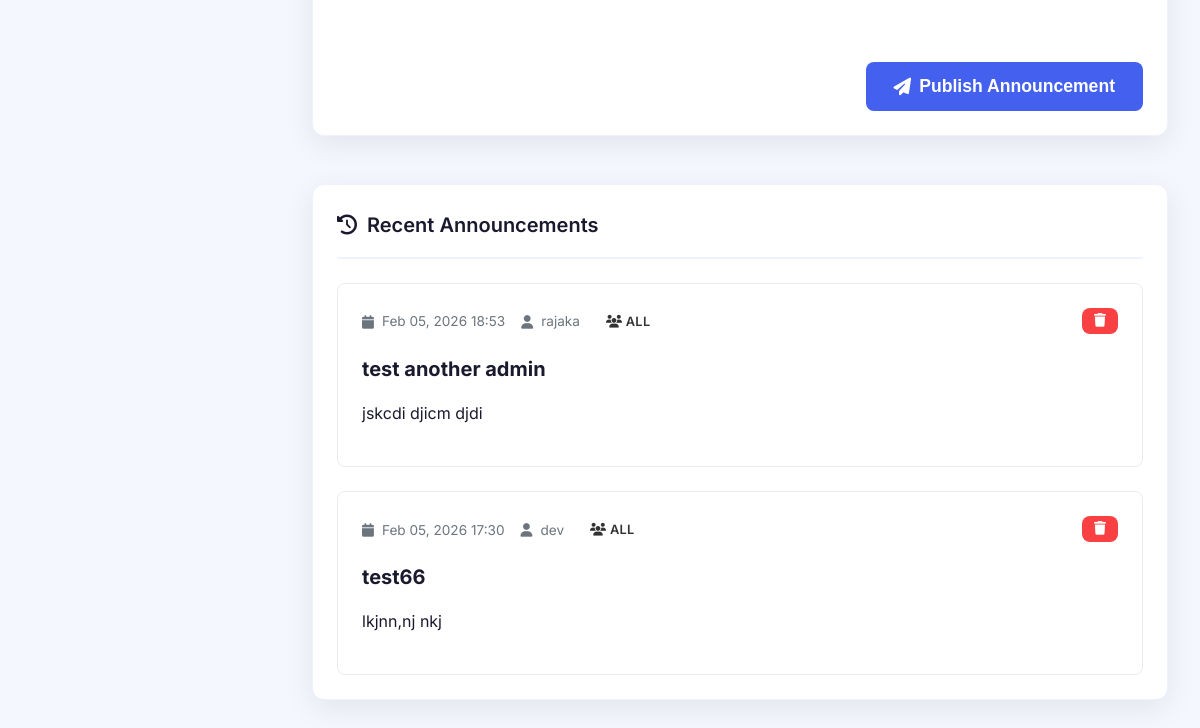
/dashboard/admin/post_annousment/ (signed in, lower part), run on an earlier commit of the app's database.
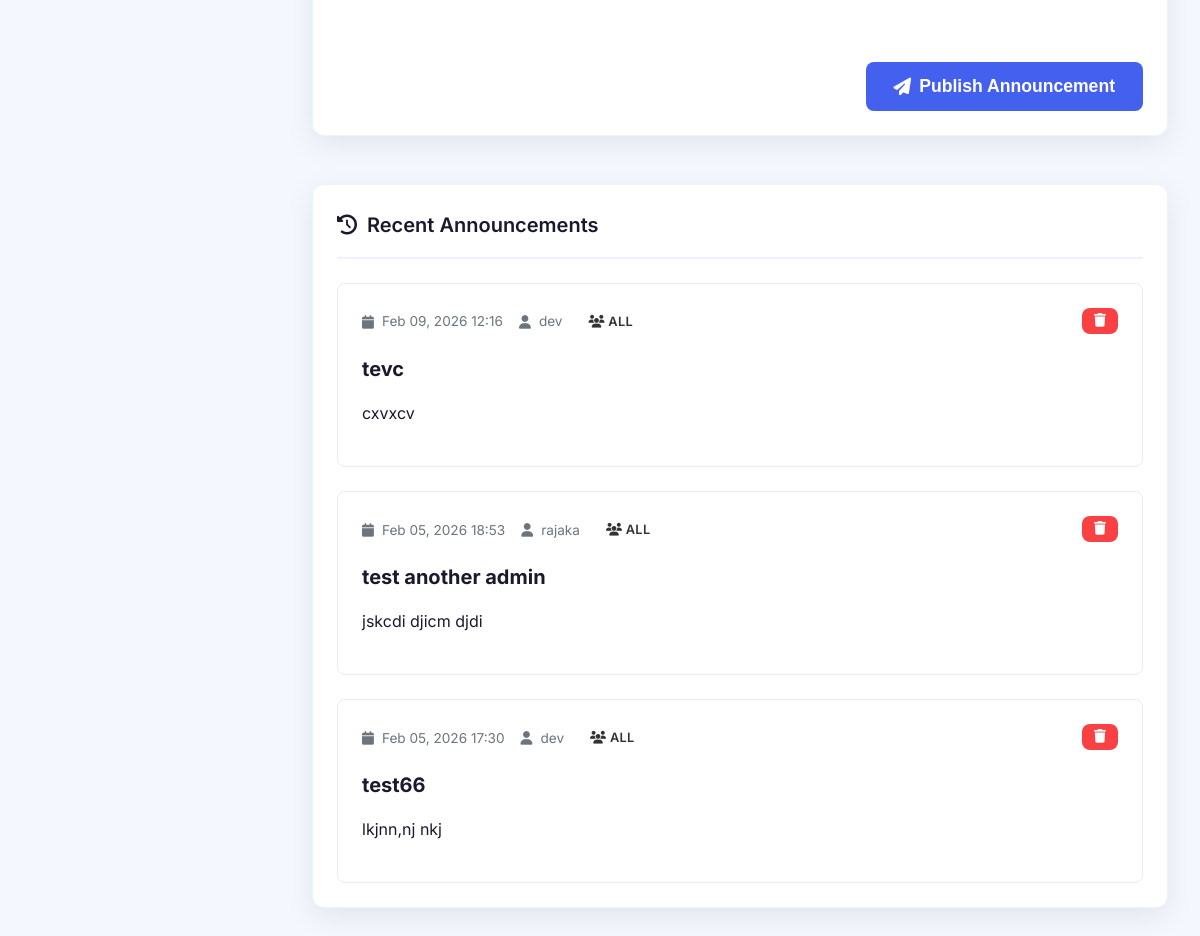
And on a later commit of the database.
### dashboard/models.py (models this page shows, shortened)
class Announcement(models.Model):
    title = models.CharField(max_length=50)
    announcement = models.TextField(max_length=500)
    target_audience_rule = models.JSONField(null=True)
    created_by = models.ForeignKey(User,on_delete=models.CASCADE)
    created_at = models.DateTimeField(auto_now_add=True,db_index=True)
    class Meta:
        ordering = ['-created_at']
    def get_target_display(self)->str:
        if self.target_audience_rule['audience_type'] == 'all':
            return self.target_audience_rule['audience_type']

### Users/models.py (models this page shows)
class User(AbstractUser):
    class Roles(models.TextChoices):
        STUDENT = "student"
        STAFF = "staff"
        ADMIN = "admin"
    role = models.CharField(max_length=20, choices=Roles.choices, default='student')
    last_activity = models.DateTimeField(blank=True, null=True)
    objects = UserManager()
    def __str__(self):
        return super().__str__()

### dashboard/annosments.py (the view, shortened to what this page needs)
# urls.py: path('admin/post_annousment/',annosments.post_annousment,name='post_annousment'),
@login_required(login_url='Users:login')
def post_annousment(request):
    context = {}
    if request.user.is_staff == 0:
        return redirect('dashboard:route')
    if request.user.role == 'staff':
        context['faculties'] = [Staff.objects.get(username=request.user).faculty_name]
    else:
        context['faculties']=Faculty.objects.all()
    context['announcements'] = Announcement.objects.all()
    context['user'] = request.user
    return render(request,'dashboard/admin/anousment.html',context)

### config/config.py (called while the page is built)
def sync_setting():
    global _settings_cache, _last_update
    from .models import SystemSettings
    last_update = SystemSettings.objects.filter(pk=1).values_list("last_update", flat=True).first()
    if not last_update:
        load_settings()
        return
    if last_update == _last_update:
        return
    row = _get_row()
    with _lock:
        _settings_cache = dict(row.settings or {})
        _last_update = row.last_update

def get_setting(key: str):
    if not _settings_cache:
        load_settings()
    if key in _settings_cache:
        return _settings_cache[key]
    if key in SETTINGS_SCHEMA:
        load_schema()
        return _settings_cache[key]
    raise KeyError(f"System setting '{key}' does not exist")

### config/context_processors.py (called while the page is built)
def vle_settings(request):
    return {
        'settings':{
            key:get_setting(key) for key in SETTINGS_SCHEMA
        }
    }

### config/metrics.py (called while the page is built)
def get_system_up_time()->int:
    global SYSTEM_UP_TIME
    if SYSTEM_UP_TIME is None:
        SYSTEM_UP_TIME = time.time()
        return 0
    return time.time()-SYSTEM_UP_TIME

### dashboard/templates/dashboard/admin/anousment.html (shortened to what this page needs)
{% extends "main.html" %}
{% block body %}
<div class="announcement-management">
    <div class="card">
        <form method="post" action="{% url 'dashboard:post_annousment' %}" class="announcement-form">
            <div class="form-actions">
                <button type="submit" class="btn btn-primary btn-lg">
                    <i class="fas fa-paper-plane"></i> Publish Announcement
                </button>
            </div>
        </form>
    </div>
    <div class="card">
        <div class="card-header">
            <h3 class="card-title">
                <i class="fas fa-history"></i> Recent Announcements
            </h3>
        </div>
        <div class="announcements-list">
            {% if announcements %}
                {% for announcement in announcements %}
                <div class="announcement-item">
                    <div class="announcement-header">
                        <div class="announcement-meta">
                            <span class="announcement-date">
                                <i class="fas fa-calendar"></i>
                                {{ announcement.created_at|date:"M d, Y H:i" }}
                            </span>
                            <span class="announcement-author">
                                <i class="fas fa-user"></i>
                                {{ announcement.created_by }}
                            </span>
                            <span class="announcement-audience badge">
                                <i class="fas fa-users"></i>
                                {{ announcement.get_target_display }}
                            </span>
                        </div>
                        {% if announcement.created_by == user or user.is_superuser %}
                        <div class="announcement-actions">
                            <button class="btn btn-sm btn-danger" onclick="deleteAnnouncement({{ announcement.id }})">
                                <i class="fas fa-trash"></i>
                            </button>
                        </div>
                        {% endif %}
                    </div>
                    <h3 class="announcement-title">{{ announcement.title }}</h3>
                    <div class="announcement-content">
                        {{ announcement.announcement|linebreaks }}
                    </div>
                </div>
                {% endfor %}
            {% else %}
                <div class="empty-state">
                    <i class="fas fa-bullhorn"></i>
                    <h4>No Announcements Yet</h4>
                    <p>Create your first announcement using the form above</p>
                </div>
            {% endif %}
        </div>
    </div>
</div>
{% endblock %}

What changed in the data, as far as the page shows it:
added Announcement: created_at "Feb 09, 2026 12:16", created_by "dev", target "ALL", title "tevc", announcement "cxvxcv"
